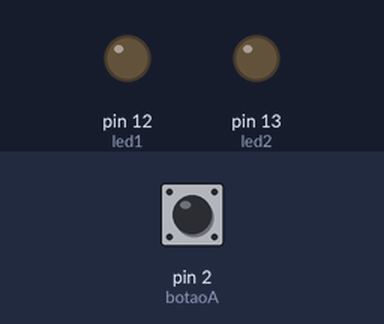
Recording of a sketch running on a simulated Arduino Uno, built with avr-gcc and run on an emulated ATmega328P. On the bench: output pins drawn as LEDs (lit = HIGH). Inputs (shaded band) come from the test bench; at power-on: pin 2 (botaoA) HIGH.

Above: at 1.2 s.
1.3 s: pin 2 (botaoA) pulled LOW for 0.15 s
At 2.6 s:
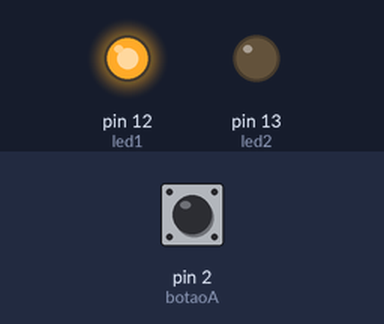
2.9 s: pin 2 (botaoA) pulled LOW for 3.2 s
At 7.0 s:
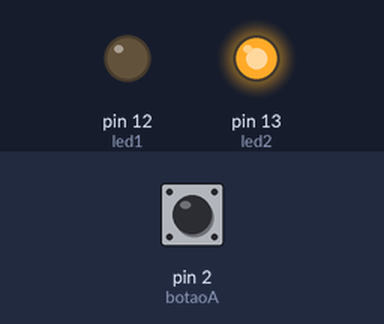
7.6 s: pin 2 (botaoA) pulled LOW for 1 s
At 8.9 s:
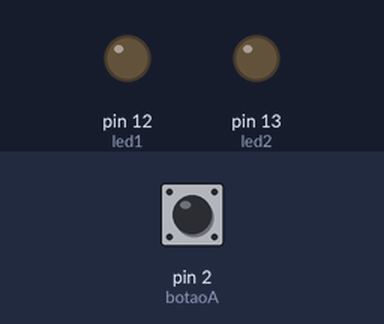
Timing chart, 0 to 10.6 s (numbered marks = the images above; inputs shaded):
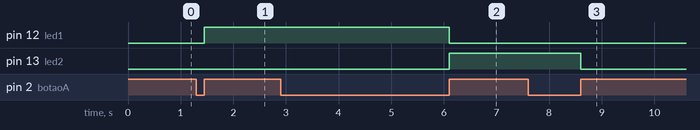

Measured:
- after the input at 1.3 s, pin 12 (led1): LOW → HIGH after 0.15 s
- after the input at 2.9 s, pin 12 (led1): HIGH → LOW after 3.2 s; pin 13 (led2): LOW → HIGH after 3.2 s
- after the input at 7.6 s, pin 13 (led2): HIGH → LOW after 1.0 s

The sketch:

exercicio10.INO.ino
```cpp
const int botaoA = 2;
const int led1   = 12;
const int led2   = 13;

void setup() {
  pinMode(botaoA, INPUT_PULLUP);
  pinMode(led1, OUTPUT);
  pinMode(led2, OUTPUT);
}

void loop() {

  if (digitalRead(botaoA) == LOW) {
    unsigned long tempoPress = millis();


    while (digitalRead(botaoA) == LOW);

    unsigned long duracao = millis() - tempoPress;

    digitalWrite(led1, LOW);
    digitalWrite(led2, LOW);

    if (duracao < 1000) {

      digitalWrite(led1, HIGH);
    } else if (duracao >= 2000) {

      digitalWrite(led2, HIGH);
    }

  }
}
```
